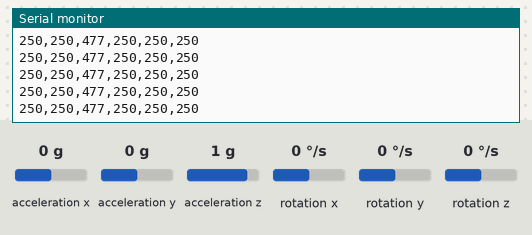
This sketch was run on a simulated Arduino Uno, built with avr-gcc and run on an emulated ATmega328P. Shown: the last lines printed to the serial monitor. The inputs (shaded band) are chosen by the test bench; at power-on: acceleration x 0 g, acceleration y 0 g, acceleration z 1 g, rotation x 0 °/s, rotation y 0 °/s, rotation z 0 °/s.

Above: at 1.2 s.
1.3 s: acceleration x set to -1.4 g
At 2.0 s:
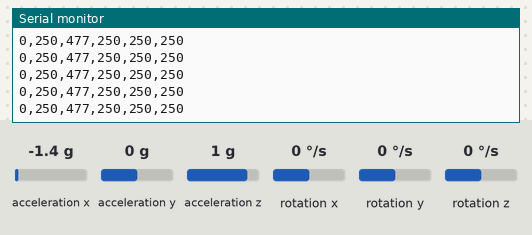
2.8 s: acceleration y set to -1.4 g
At 3.8 s:
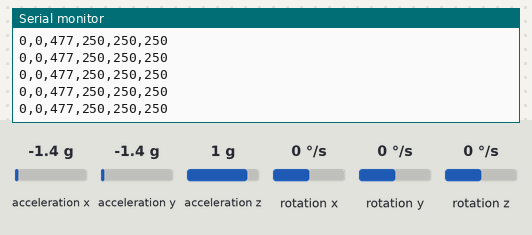
4.3 s: acceleration z set to -1.4 g
At 4.9 s:
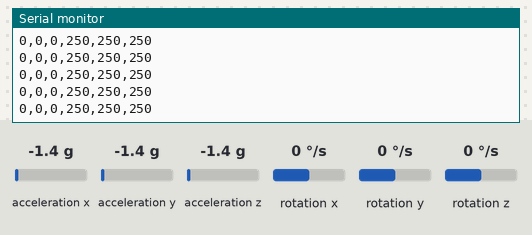
5.8 s: rotation x set to -192 °/s
At 6.4 s:
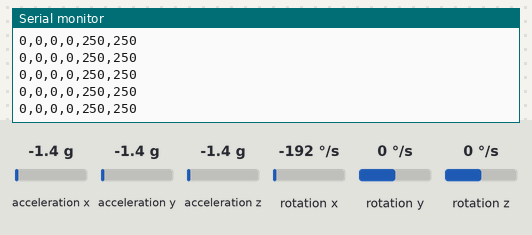
7.3 s: acceleration y set to -0.8 g
At 7.9 s:
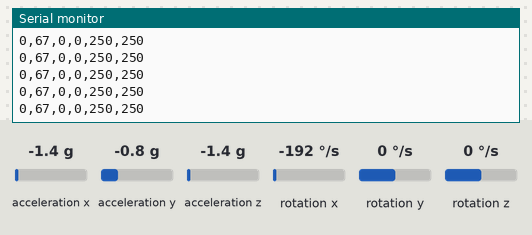
Timing chart, 0 to 10.3 s (numbered marks = the images above; inputs shaded):
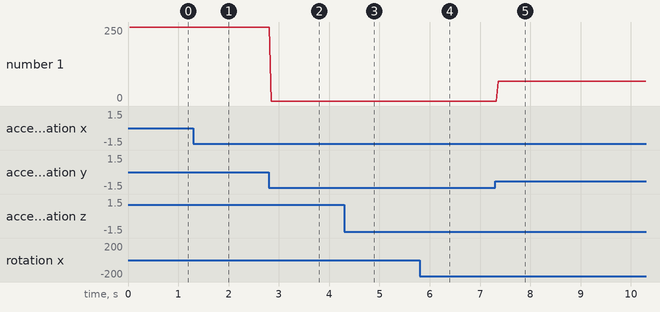

Measured:
- after the input at 1.3 s, the serial monitor: prints a new line after 0.05 s (image 1)
- after the input at 2.8 s, the serial monitor: prints a new line after 0.05 s (image 2)
- after the input at 4.3 s, the serial monitor: prints a new line at once (image 3)
- after the input at 5.8 s, the serial monitor: prints a new line at once (image 4)
- after the input at 7.3 s, the serial monitor: prints a new line after 0.06 s (image 5)
- plotted number 1: 0 → 67 after the input at 7.3 s

The sketch:

ArduinoToSerial.ino
```cpp
#include "I2Cdev.h"
#include "MPU6050.h"
#include "Wire.h"

MPU6050 accelgyro;

int16_t ax, ay, az;
int16_t gx, gy, gz;

int avAx = 0;
int avAy = 0;
int avAz = 0;
int avGx = 0;
int avGy = 0;
int avGz = 0;

// ------------------------------------------------------------------------------------------------------

void startGyro()
{
  Wire.begin();                                   // start the i2c communication protocol

  if (accelgyro.testConnection() == false)
  {
    while (true)
    {
      digitalWrite(13, HIGH);
      delay(50);
      digitalWrite(13, LOW);
      delay(50);
    }
  }
  else
    accelgyro.initialize();
}

// ------------------------------------------------------------------------------------------------------

void setup() {

  Serial.begin(115200);

  //start sensor
  startGyro();

}

// ------------------------------------------------------------------------------------------------------

void gyroValues() {

  accelgyro.getMotion6(&ax, &ay, &az, &gx, &gy, &gz); //start receiving values from sensor
  constrain(ax, -18000, 18000);
  avAx = map(ax, -18000, 18000, 0, 500);
  constrain(ay, -18000, 18000);
  avAy = map(ay, -18000, 18000, 0, 500);
  constrain(az, -18000, 18000);
  avAz = map(az, -18000, 18000, 0, 500);
  constrain(gx, -18000, 18000);
  avGx = map(gx, -18000, 18000, 0, 500);
  constrain(gy, -18000, 18000);
  avGy = map(gy, -18000, 18000, 0, 500);
  constrain(gz, -18000, 18000);
  avGz = map(gz, -18000, 18000, 0, 500);


}

// ------------------------------------------------------------------------------------------------------

void gyroAverage() {

  int i1, i2, i3, i4, i5, i6;
  int value1 = 0;
  int value2 = 0;
  int value3 = 0;
  int value4 = 0;
  int value5 = 0;
  int value6 = 0;
  int numReadings = 5;


  for (i1 = 0; i1 < numReadings; i1++) {
    value1 = value1 + avAx;
    delay(1);
  }
  value1 = value1 / numReadings;
  // Scale to 8 bits (0 - 255).
  avAx = value1;
  if (avAx < 0) avAx = 0;
  if (avAx > 500) avAx = 500;

  // ---------------

  for (i2 = 0; i2 < numReadings; i2++) {
    value2 = value2 + avAy;
    delay(1);
  }
  value2 = value2 / numReadings;
  // Scale to 8 bits (0 - 255).
  avAy = value2;
  if (avAy < 0) avAy = 0;
  if (avAy > 500) avAy = 500;

  // ---------------

  for (i3 = 0; i3 < numReadings; i3++) {
    value3 = value3 + avAz;
    delay(1);
  }
  value3 = value3 / numReadings;
  // Scale to 8 bits (0 - 255).
  avAz = value3;
  if (avAz < 0) avAz = 0;
  if (avAz > 500) avAz = 500;

  // ---------------

  for (i4 = 0; i4 < numReadings; i4++) {
    value4 = value4 + avGx;
    delay(1);
  }
  value4 = value4 / numReadings;
  // Scale to 8 bits (0 - 255).
  avGx = value4;
  if (avGx < 0) avGx = 0;
  if (avGx > 500) avGx = 500;

  // ---------------

  for (i5 = 0; i5 < numReadings; i5++) {
    value5 = value5 + avGy;
    delay(1);
  }
  value5 = value5 / numReadings;
  // Scale to 8 bits (0 - 255).
  avGy = value5;
  if (avGy < 0) avGy = 0;
  if (avGy > 500) avGy = 500;

  // ---------------

  for (i6 = 0; i6 < numReadings; i6++) {
    value6 = value6 + avGz;
    delay(1);
  }
  value6 = value6 / numReadings;
  // Scale to 8 bits (0 - 255).
  avGz = value6;
  if (avGz < 0) avGz = 0;
  if (avGz > 500) avGz = 500;

  // ---------------


  delay(1);
}


// ------------------------------------------------------------------------------------------------------

void sendGyro() {

  Serial.print(avAx, DEC);
  Serial.print(",");
  Serial.print(avAy, DEC);
  Serial.print(",");
  Serial.print(avAz, DEC);
  Serial.print(",");
  Serial.print(avGx, DEC);
  Serial.print(",");
  Serial.print(avGy, DEC);
  Serial.print(",");
  Serial.print(avGz, DEC);
  Serial.println();
}

// ------------------------------------------------------------------------------------------------------

void loop() {

  gyroValues();
  gyroAverage();
  sendGyro();
  delay(1);
}
```
